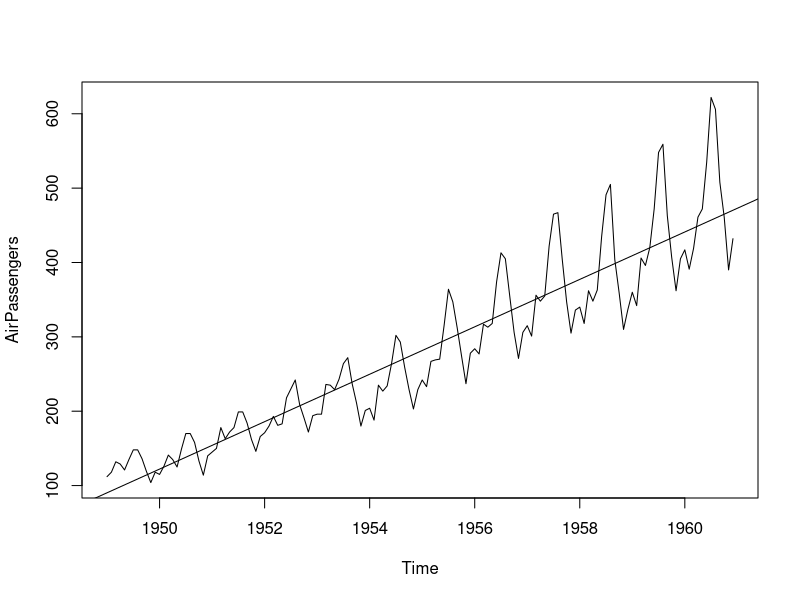
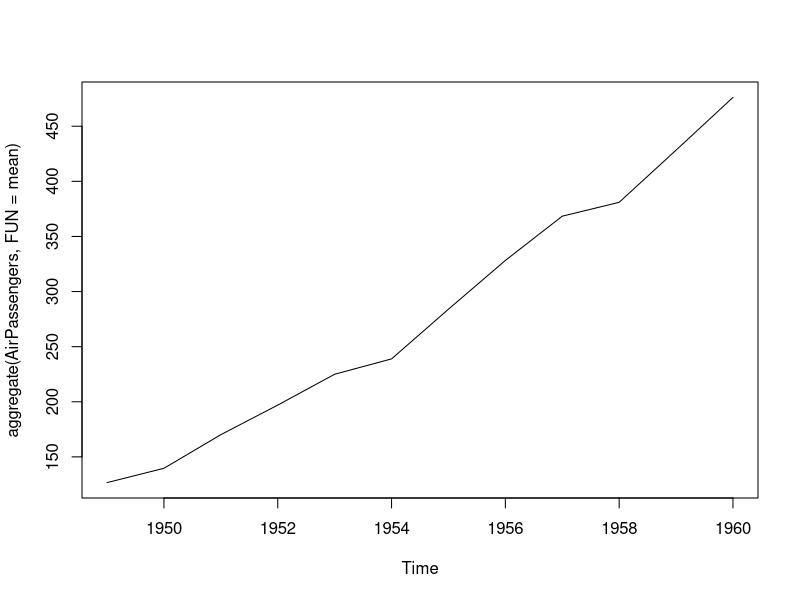
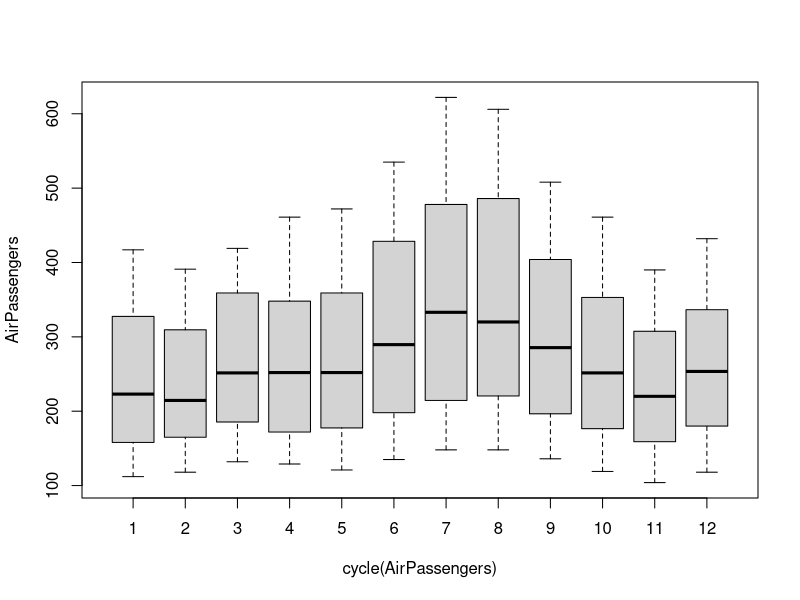
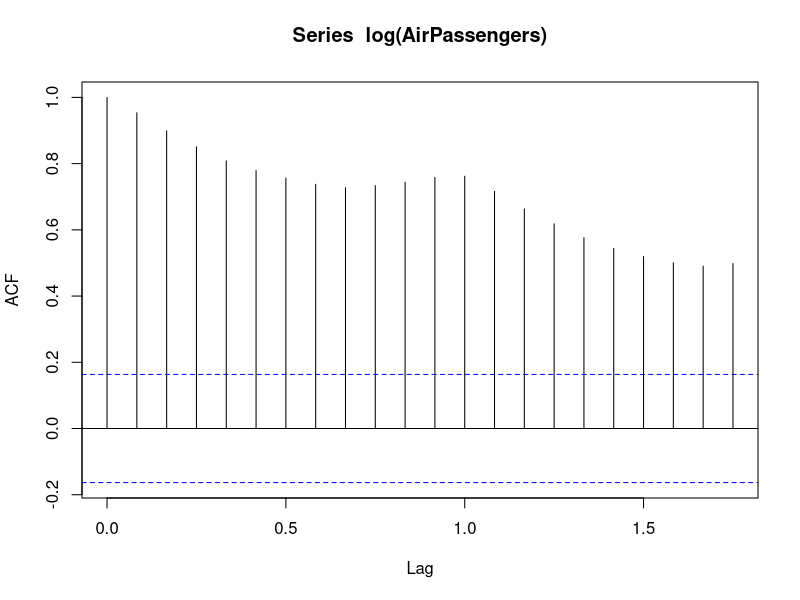
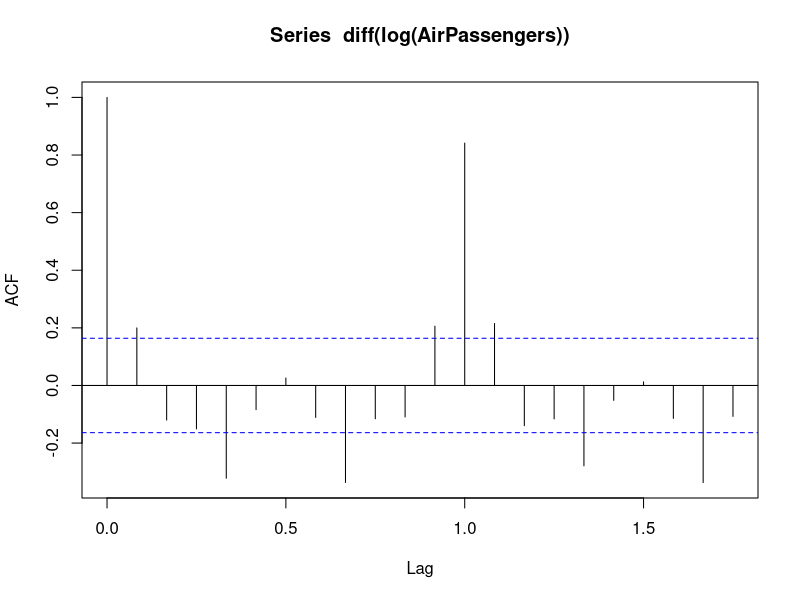
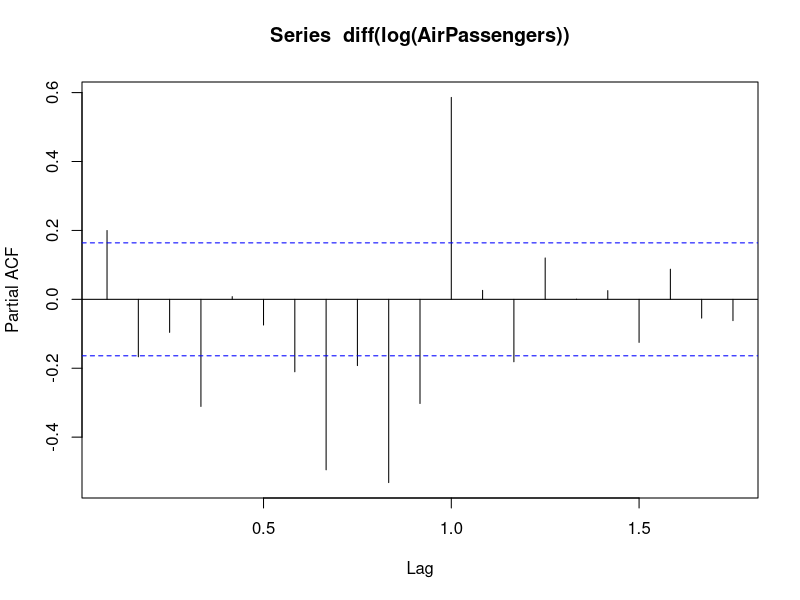
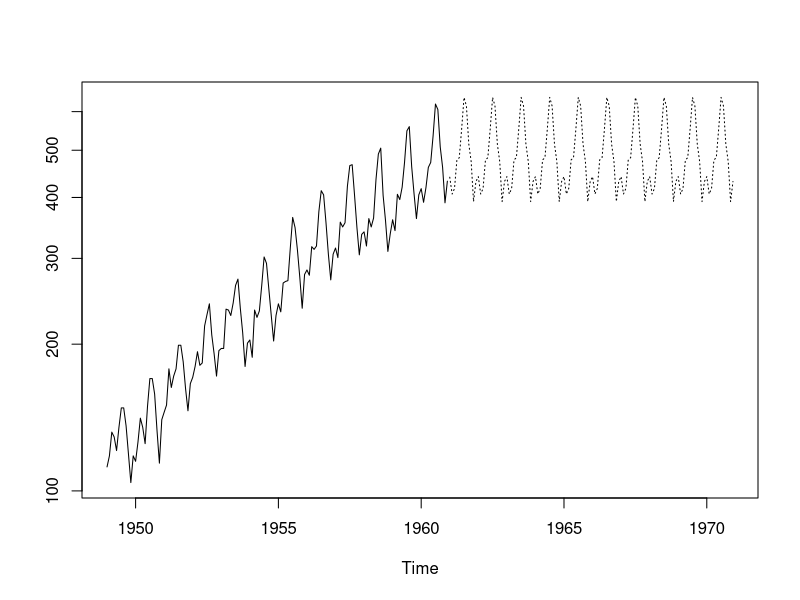

Generate these figures, in order, with R:

# 
# This script is an example on how to use ARIMA for time-series prediction.
#
# Date: Apr 10, 2017
#
# Reference:
#   https://www.analyticsvidhya.com/blog/2015/12/complete-tutorial-time-series-modeling/
#
#
#
class(AirPassengers)


plot(AirPassengers)

# draw the best-fit linear regression line 
abline(reg=lm(AirPassengers~time(AirPassengers)))

cycle(AirPassengers)


# plot the yearly mean
plot(aggregate(AirPassengers, FUN = mean))


# draw the monthly distribution
boxplot(AirPassengers ~ cycle(AirPassengers))


# export a time-serie dataset from R
library(zoo)
df <- data.frame(
  date=as.Date(as.yearmon(time(AirPassengers))), 
  Y=as.matrix(AirPassengers))
write.csv(df, "AirPassengers.csv")


# Dickey-Fuller test on the stationary
tseries::adf.test(diff(log(AirPassengers)), alternative = 'stationary', k=0)

acf(log(AirPassengers))

# ACF cut off after the first lag, therefore p = 0
acf(diff(log(AirPassengers)))

pacf(diff(log(AirPassengers)))


# set (p, d, q) as (0, 1, 1)
fit <- arima(log(AirPassengers), c(0,0,1), seasonal = list(order = c(0, 1, 1), period=12))

# predict for the next 10 years
pred <- predict(fit, n.ahead = 10 * 12)


ts.plot(AirPassengers, 2.718^ pred$pred, log='y', lty=c(1,3))


